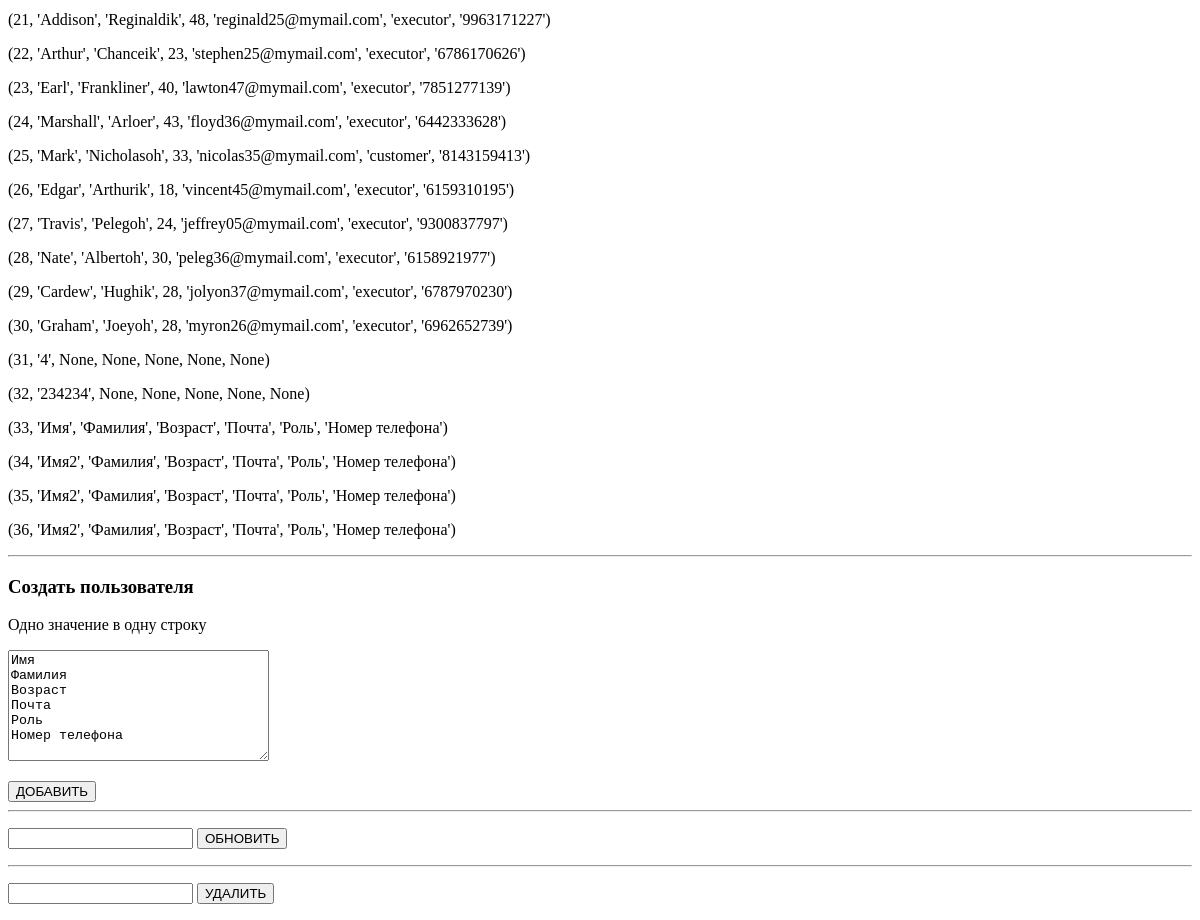
/users (lower part), run on an earlier commit of the app's database.
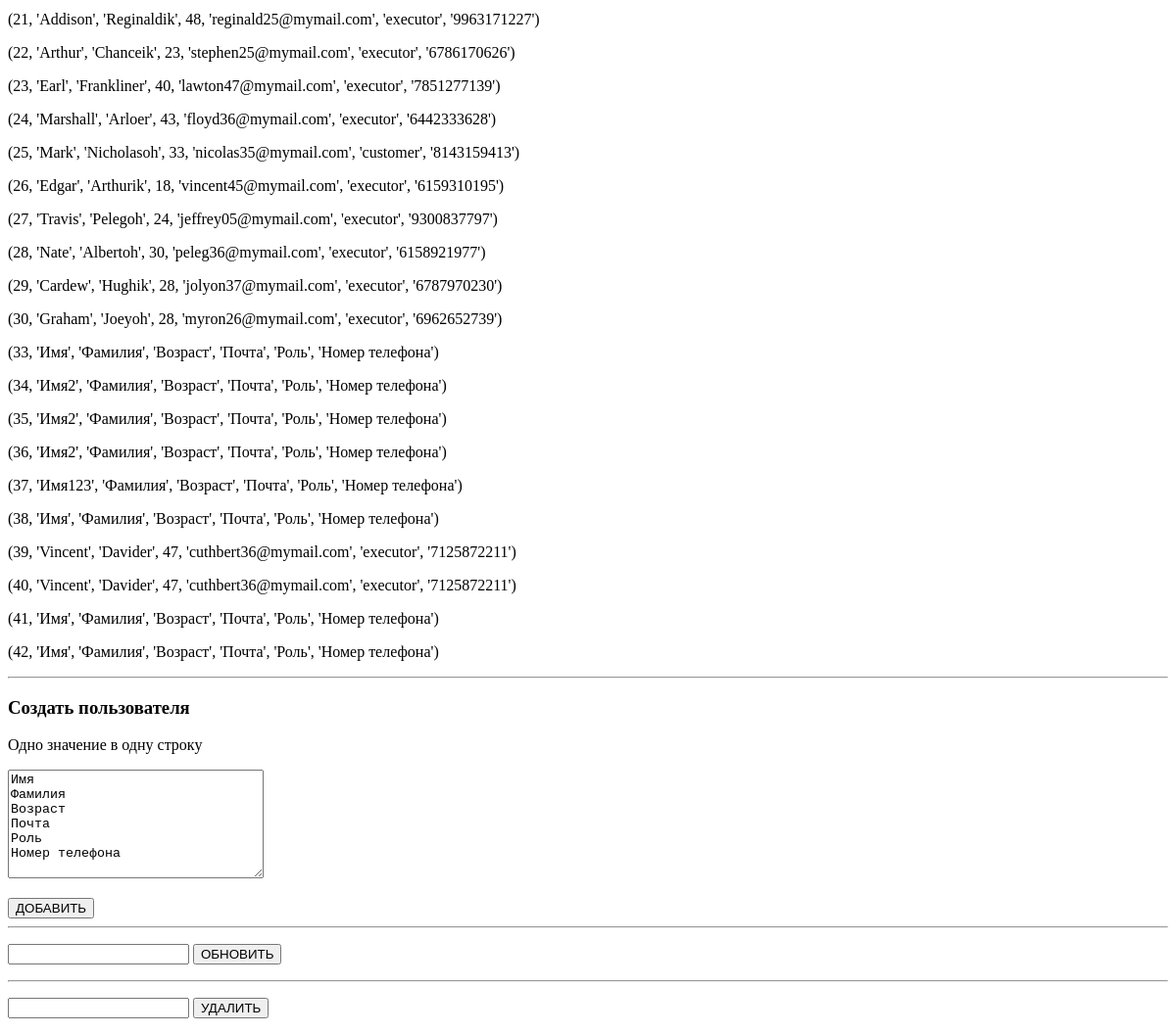
And on a later commit of the database.
### create_update_tables.py (models this page shows)
class User(db.Model):
    __tablename__ = "user"
    id = db.Column(db.Integer, primary_key=True)
    first_name = db.Column(db.Text)
    last_name = db.Column(db.Text)
    age = db.Column(db.Integer)
    email = db.Column(db.Text)
    role = db.Column(db.Text)
    phone = db.Column(db.Text)

### main.py (the view, shortened to what this page needs)
@app.route("/users", methods=["GET", "POST"])
def get_users():
    if request.method == "GET":
        return render_template("users_main.html", text_main=get_route_all("user"))

### main.py (called while the page is built)
def get_route_all(name_table):
    result = []
    con = sqlite3.connect("lesson16.db")
    cur = con.cursor()
    sqlite_query = f"""SELECT * FROM `{name_table}`"""
    cur.execute(sqlite_query)
    result = cur.fetchall()
    con.close()
    return result

### templates/users_main.html (shortened to what this page needs)
<!DOCTYPE html>
<html lang="ru">
<head>
</head>
<body>
<main>
<form action="/users" method="post">
    <body>
    <div>
        {% for user in text_main %}
            <p>{{ user }}</p>
        {% endfor %}
    </div>
    <hr>
    <div>
        <h3>Создать пользователя</h3>
        <p>Одно значение в одну строку</p>
        <p><textarea rows="7" cols="30" name="list_rows">
Имя
Фамилия
Возраст
Почта
Роль
Номер телефона
        </textarea></p>
        <input type="submit" value="ДОБАВИТЬ" class="button" name="list_rows">
    </div>
    <div>
        <hr>
        <p>
        <input type="text" name="upd_user">
        <input type="submit" value="ОБНОВИТЬ" class="button" name="upd_user">
        </p>
    </div>
    <hr>
    <div>
        <p>
        <input type="text" name="del_user">
        <input type="submit" value="УДАЛИТЬ" class="button" name="del_user">
        </p>
    </div>
    </body>
</form>
</main>
</body>
</html>

What changed in the data, as far as the page shows it:
removed User: user "(31, '4', None, None, None, None, None)"
removed User: user "(32, '234234', None, None, None, None, None)"
added User: user "(37, 'Имя123', 'Фамилия', 'Возраст', 'Почта', 'Роль', 'Номер телефона')"
added User: user "(38, 'Имя', 'Фамилия', 'Возраст', 'Почта', 'Роль', 'Номер телефона')"
added User: user "(39, 'Vincent', 'Davider', 47, 'cuthbert36@mymail.com', 'executor', '7125872211')"
added User: user "(40, 'Vincent', 'Davider', 47, 'cuthbert36@mymail.com', 'executor', '7125872211')"
added User: user "(41, 'Имя', 'Фамилия', 'Возраст', 'Почта', 'Роль', 'Номер телефона')"
added User: user "(42, 'Имя', 'Фамилия', 'Возраст', 'Почта', 'Роль', 'Номер телефона')"
